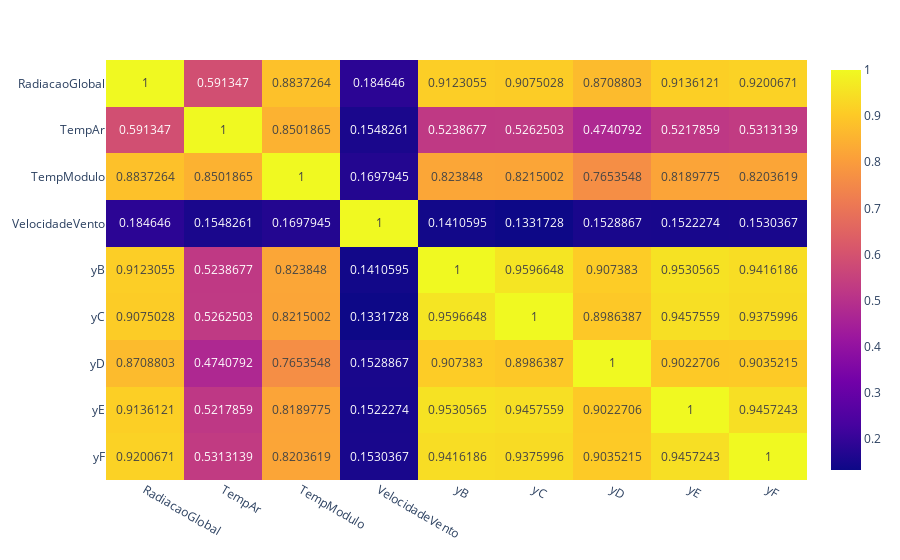

Here is the notebook cell this chart was saved with:
### Code cell
df_corr = df_filtered.corr()

fig = px.imshow(df_corr, text_auto=True, aspect="auto")
fig.show()

### Figure 1 — Plotly figure (JSON) as saved in the notebook; plotly's stock layout.template omitted (floating-point values rounded to 4 significant figures)
{"data": [{"coloraxis": "coloraxis", "hovertemplate": "x: %{x}<br>y: %{y}<br>color: %{z}<extra></extra>", "name": "0", "texttemplate": "%{z}", "type": "heatmap", "x": ["RadiacaoGlobal", "TempAr", "TempModulo", "VelocidadeVento", "yB", "yC", "yD", "yE", "yF"], "xaxis": "x", "y": ["RadiacaoGlobal", "TempAr", "TempModulo", "VelocidadeVento", "yB", "yC", "yD", "yE", "yF"], "yaxis": "y", "z": [[1, 0.5913, 0.8837, 0.1846, 0.9123, 0.9075, 0.8709, 0.9136, 0.9201], [0.5913, 1, 0.8502, 0.1548, 0.5239, 0.5263, 0.4741, 0.5218, 0.5313], [0.8837, 0.8502, 1, 0.1698, 0.8238, 0.8215, 0.7654, 0.819, 0.8204], [0.1846, 0.1548, 0.1698, 1, 0.1411, 0.1332, 0.1529, 0.1522, 0.153], [0.9123, 0.5239, 0.8238, 0.1411, 1, 0.9597, 0.9074, 0.9531, 0.9416], [0.9075, 0.5263, 0.8215, 0.1332, 0.9597, 1, 0.8986, 0.9458, 0.9376], [0.8709, 0.4741, 0.7654, 0.1529, 0.9074, 0.8986, 1, 0.9023, 0.9035], [0.9136, 0.5218, 0.819, 0.1522, 0.9531, 0.9458, 0.9023, 1, 0.9457], [0.9201, 0.5313, 0.8204, 0.153, 0.9416, 0.9376, 0.9035, 0.9457, 1]]}], "layout": {"coloraxis": {"colorscale": [[0, "#0d0887"], [0.1111, "#46039f"], [0.2222, "#7201a8"], [0.3333, "#9c179e"], [0.4444, "#bd3786"], [0.5556, "#d8576b"], [0.6667, "#ed7953"], [0.7778, "#fb9f3a"], [0.8889, "#fdca26"], [1, "#f0f921"]]}, "margin": {"t": 60}, "xaxis": {"anchor": "y", "domain": [0, 1]}, "yaxis": {"anchor": "x", "autorange": "reversed", "domain": [0, 1]}}}
